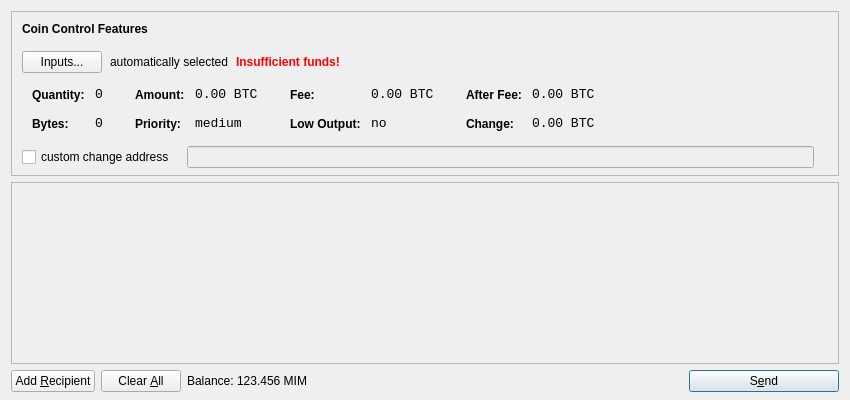
<?xml version="1.0" encoding="UTF-8"?>
<ui version="4.0">
 <class>SendCoinsDialog</class>
 <widget class="QDialog" name="SendCoinsDialog">
  <property name="geometry">
   <rect>
    <x>0</x>
    <y>0</y>
    <width>850</width>
    <height>400</height>
   </rect>
  </property>
  <property name="windowTitle">
   <string>Send Coins</string>
  </property>
  <layout class="QVBoxLayout" name="verticalLayout" stretch="0,1,0">
   <property name="bottomMargin">
    <number>8</number>
   </property>
   <item>
    <widget class="QFrame" name="frameCoinControl">
     <property name="sizePolicy">
      <sizepolicy hsizetype="Expanding" vsizetype="Expanding">
       <horstretch>0</horstretch>
       <verstretch>0</verstretch>
      </sizepolicy>
     </property>
     <property name="maximumSize">
      <size>
       <width>16777215</width>
       <height>16777215</height>
      </size>
     </property>
     <property name="frameShape">
      <enum>QFrame::StyledPanel</enum>
     </property>
     <property name="frameShadow">
      <enum>QFrame::Sunken</enum>
     </property>
     <layout class="QVBoxLayout" name="verticalLayoutCoinControl2">
      <property name="spacing">
       <number>-1</number>
      </property>
      <property name="leftMargin">
       <number>0</number>
      </property>
      <property name="topMargin">
       <number>0</number>
      </property>
      <property name="rightMargin">
       <number>0</number>
      </property>
      <property name="bottomMargin">
       <number>6</number>
      </property>
      <item>
       <layout class="QVBoxLayout" name="verticalLayoutCoinControl" stretch="0,0,0,0,1">
        <property name="spacing">
         <number>0</number>
        </property>
        <property name="leftMargin">
         <number>10</number>
        </property>
        <property name="topMargin">
         <number>10</number>
        </property>
        <item>
         <layout class="QHBoxLayout" name="horizontalLayoutCoinControl1">
          <property name="bottomMargin">
           <number>15</number>
          </property>
          <item>
           <widget class="QLabel" name="labelCoinControlFeatures">
            <property name="sizePolicy">
             <sizepolicy hsizetype="Preferred" vsizetype="Maximum">
              <horstretch>0</horstretch>
              <verstretch>0</verstretch>
             </sizepolicy>
            </property>
            <property name="font">
             <font>
              <weight>75</weight>
              <bold>true</bold>
             </font>
            </property>
            <property name="styleSheet">
             <string notr="true">font-weight:bold;</string>
            </property>
            <property name="text">
             <string>Coin Control Features</string>
            </property>
           </widget>
          </item>
         </layout>
        </item>
        <item>
         <layout class="QHBoxLayout" name="horizontalLayoutCoinControl2" stretch="0,0,0,0">
          <property name="spacing">
           <number>8</number>
          </property>
          <property name="bottomMargin">
           <number>10</number>
          </property>
          <item>
           <widget class="QPushButton" name="pushButtonCoinControl">
            <property name="styleSheet">
             <string notr="true"/>
            </property>
            <property name="text">
             <string>Inputs...</string>
            </property>
           </widget>
          </item>
          <item>
           <widget class="QLabel" name="labelCoinControlAutomaticallySelected">
            <property name="text">
             <string>automatically selected</string>
            </property>
            <property name="margin">
             <number>5</number>
            </property>
           </widget>
          </item>
          <item>
           <widget class="QLabel" name="labelCoinControlInsuffFunds">
            <property name="font">
             <font>
              <weight>75</weight>
              <bold>true</bold>
             </font>
            </property>
            <property name="styleSheet">
             <string notr="true">color:red;font-weight:bold;</string>
            </property>
            <property name="text">
             <string>Insufficient funds!</string>
            </property>
            <property name="margin">
             <number>5</number>
            </property>
           </widget>
          </item>
          <item>
           <spacer name="horizontalSpacerCoinControl">
            <property name="orientation">
             <enum>Qt::Horizontal</enum>
            </property>
            <property name="sizeHint" stdset="0">
             <size>
              <width>40</width>
              <height>1</height>
             </size>
            </property>
           </spacer>
          </item>
         </layout>
        </item>
        <item>
         <widget class="QWidget" name="widgetCoinControl" native="true">
          <property name="sizePolicy">
           <sizepolicy hsizetype="Preferred" vsizetype="Preferred">
            <horstretch>0</horstretch>
            <verstretch>0</verstretch>
           </sizepolicy>
          </property>
          <property name="minimumSize">
           <size>
            <width>0</width>
            <height>0</height>
           </size>
          </property>
          <property name="styleSheet">
           <string notr="true"/>
          </property>
          <layout class="QHBoxLayout" name="horizontalLayoutCoinControl5">
           <property name="margin">
            <number>0</number>
           </property>
           <item>
            <layout class="QHBoxLayout" name="horizontalLayoutCoinControl3" stretch="0,0,0,1">
             <property name="spacing">
              <number>20</number>
             </property>
             <property name="topMargin">
              <number>0</number>
             </property>
             <property name="bottomMargin">
              <number>10</number>
             </property>
             <item>
              <layout class="QFormLayout" name="formLayoutCoinControl1">
               <property name="horizontalSpacing">
                <number>10</number>
               </property>
               <property name="verticalSpacing">
                <number>14</number>
               </property>
               <property name="leftMargin">
                <number>10</number>
               </property>
               <property name="topMargin">
                <number>4</number>
               </property>
               <property name="rightMargin">
                <number>6</number>
               </property>
               <item row="0" column="0">
                <widget class="QLabel" name="labelCoinControlQuantityText">
                 <property name="styleSheet">
                  <string notr="true">font-weight:bold;</string>
                 </property>
                 <property name="text">
                  <string>Quantity:</string>
                 </property>
                 <property name="margin">
                  <number>0</number>
                 </property>
                </widget>
               </item>
               <item row="0" column="1">
                <widget class="QLabel" name="labelCoinControlQuantity">
                 <property name="font">
                  <font>
                   <family>Monospace</family>
                   <pointsize>10</pointsize>
                  </font>
                 </property>
                 <property name="cursor">
                  <cursorShape>IBeamCursor</cursorShape>
                 </property>
                 <property name="contextMenuPolicy">
                  <enum>Qt::ActionsContextMenu</enum>
                 </property>
                 <property name="text">
                  <string notr="true">0</string>
                 </property>
                 <property name="margin">
                  <number>0</number>
                 </property>
                 <property name="textInteractionFlags">
                  <set>Qt::LinksAccessibleByMouse|Qt::TextSelectableByKeyboard|Qt::TextSelectableByMouse</set>
                 </property>
                </widget>
               </item>
               <item row="1" column="0">
                <widget class="QLabel" name="labelCoinControlBytesText">
                 <property name="styleSheet">
                  <string notr="true">font-weight:bold;</string>
                 </property>
                 <property name="text">
                  <string>Bytes:</string>
                 </property>
                </widget>
               </item>
               <item row="1" column="1">
                <widget class="QLabel" name="labelCoinControlBytes">
                 <property name="font">
                  <font>
                   <family>Monospace</family>
                   <pointsize>10</pointsize>
                  </font>
                 </property>
                 <property name="cursor">
                  <cursorShape>IBeamCursor</cursorShape>
                 </property>
                 <property name="contextMenuPolicy">
                  <enum>Qt::ActionsContextMenu</enum>
                 </property>
                 <property name="text">
                  <string notr="true">0</string>
                 </property>
                 <property name="textInteractionFlags">
                  <set>Qt::LinksAccessibleByMouse|Qt::TextSelectableByKeyboard|Qt::TextSelectableByMouse</set>
                 </property>
                </widget>
               </item>
              </layout>
             </item>
             <item>
              <layout class="QFormLayout" name="formLayoutCoinControl2">
               <property name="horizontalSpacing">
                <number>10</number>
               </property>
               <property name="verticalSpacing">
                <number>14</number>
               </property>
               <property name="leftMargin">
                <number>6</number>
               </property>
               <property name="topMargin">
                <number>4</number>
               </property>
               <property name="rightMargin">
                <number>6</number>
               </property>
               <item row="0" column="0">
                <widget class="QLabel" name="labelCoinControlAmountText">
                 <property name="styleSheet">
                  <string notr="true">font-weight:bold;</string>
                 </property>
                 <property name="text">
                  <string>Amount:</string>
                 </property>
                 <property name="margin">
                  <number>0</number>
                 </property>
                </widget>
               </item>
               <item row="0" column="1">
                <widget class="QLabel" name="labelCoinControlAmount">
                 <property name="font">
                  <font>
                   <family>Monospace</family>
                   <pointsize>10</pointsize>
                  </font>
                 </property>
                 <property name="cursor">
                  <cursorShape>IBeamCursor</cursorShape>
                 </property>
                 <property name="contextMenuPolicy">
                  <enum>Qt::ActionsContextMenu</enum>
                 </property>
                 <property name="text">
                  <string notr="true">0.00 BTC</string>
                 </property>
                 <property name="textInteractionFlags">
                  <set>Qt::LinksAccessibleByMouse|Qt::TextSelectableByKeyboard|Qt::TextSelectableByMouse</set>
                 </property>
                </widget>
               </item>
               <item row="1" column="0">
                <widget class="QLabel" name="labelCoinControlPriorityText">
                 <property name="styleSheet">
                  <string notr="true">font-weight:bold;</string>
                 </property>
                 <property name="text">
                  <string>Priority:</string>
                 </property>
                </widget>
               </item>
               <item row="1" column="1">
                <widget class="QLabel" name="labelCoinControlPriority">
                 <property name="font">
                  <font>
                   <family>Monospace</family>
                   <pointsize>10</pointsize>
                  </font>
                 </property>
                 <property name="cursor">
                  <cursorShape>IBeamCursor</cursorShape>
                 </property>
                 <property name="contextMenuPolicy">
                  <enum>Qt::ActionsContextMenu</enum>
                 </property>
                 <property name="text">
                  <string>medium</string>
                 </property>
                 <property name="textInteractionFlags">
                  <set>Qt::LinksAccessibleByMouse|Qt::TextSelectableByKeyboard|Qt::TextSelectableByMouse</set>
                 </property>
                </widget>
               </item>
              </layout>
             </item>
             <item>
              <layout class="QFormLayout" name="formLayoutCoinControl3">
               <property name="horizontalSpacing">
                <number>10</number>
               </property>
               <property name="verticalSpacing">
                <number>14</number>
               </property>
               <property name="leftMargin">
                <number>6</number>
               </property>
               <property name="topMargin">
                <number>4</number>
               </property>
               <property name="rightMargin">
                <number>6</number>
               </property>
               <item row="0" column="0">
                <widget class="QLabel" name="labelCoinControlFeeText">
                 <property name="styleSheet">
                  <string notr="true">font-weight:bold;</string>
                 </property>
                 <property name="text">
                  <string>Fee:</string>
                 </property>
                 <property name="margin">
                  <number>0</number>
                 </property>
                </widget>
               </item>
               <item row="0" column="1">
                <widget class="QLabel" name="labelCoinControlFee">
                 <property name="font">
                  <font>
                   <family>Monospace</family>
                   <pointsize>10</pointsize>
                  </font>
                 </property>
                 <property name="cursor">
                  <cursorShape>IBeamCursor</cursorShape>
                 </property>
                 <property name="contextMenuPolicy">
                  <enum>Qt::ActionsContextMenu</enum>
                 </property>
                 <property name="text">
                  <string notr="true">0.00 BTC</string>
                 </property>
                 <property name="textInteractionFlags">
                  <set>Qt::LinksAccessibleByMouse|Qt::TextSelectableByKeyboard|Qt::TextSelectableByMouse</set>
                 </property>
                </widget>
               </item>
               <item row="1" column="0">
                <widget class="QLabel" name="labelCoinControlLowOutputText">
                 <property name="styleSheet">
                  <string notr="true">font-weight:bold;</string>
                 </property>
                 <property name="text">
                  <string>Low Output:</string>
                 </property>
                </widget>
               </item>
               <item row="1" column="1">
                <widget class="QLabel" name="labelCoinControlLowOutput">
                 <property name="font">
                  <font>
                   <family>Monospace</family>
                   <pointsize>10</pointsize>
                  </font>
                 </property>
                 <property name="cursor">
                  <cursorShape>IBeamCursor</cursorShape>
                 </property>
                 <property name="contextMenuPolicy">
                  <enum>Qt::ActionsContextMenu</enum>
                 </property>
                 <property name="text">
                  <string>no</string>
                 </property>
                 <property name="textInteractionFlags">
                  <set>Qt::LinksAccessibleByMouse|Qt::TextSelectableByKeyboard|Qt::TextSelectableByMouse</set>
                 </property>
                </widget>
               </item>
              </layout>
             </item>
             <item>
              <layout class="QFormLayout" name="formLayoutCoinControl4">
               <property name="horizontalSpacing">
                <number>10</number>
               </property>
               <property name="verticalSpacing">
                <number>14</number>
               </property>
               <property name="leftMargin">
                <number>6</number>
               </property>
               <property name="topMargin">
                <number>4</number>
               </property>
               <property name="rightMargin">
                <number>6</number>
               </property>
               <item row="0" column="0">
                <widget class="QLabel" name="labelCoinControlAfterFeeText">
                 <property name="styleSheet">
                  <string notr="true">font-weight:bold;</string>
                 </property>
                 <property name="text">
                  <string>After Fee:</string>
                 </property>
                 <property name="margin">
                  <number>0</number>
                 </property>
                </widget>
               </item>
               <item row="0" column="1">
                <widget class="QLabel" name="labelCoinControlAfterFee">
                 <property name="font">
                  <font>
                   <family>Monospace</family>
                   <pointsize>10</pointsize>
                  </font>
                 </property>
                 <property name="cursor">
                  <cursorShape>IBeamCursor</cursorShape>
                 </property>
                 <property name="contextMenuPolicy">
                  <enum>Qt::ActionsContextMenu</enum>
                 </property>
                 <property name="text">
                  <string notr="true">0.00 BTC</string>
                 </property>
                 <property name="textInteractionFlags">
                  <set>Qt::LinksAccessibleByMouse|Qt::TextSelectableByKeyboard|Qt::TextSelectableByMouse</set>
                 </property>
                </widget>
               </item>
               <item row="1" column="0">
                <widget class="QLabel" name="labelCoinControlChangeText">
                 <property name="styleSheet">
                  <string notr="true">font-weight:bold;</string>
                 </property>
                 <property name="text">
                  <string>Change:</string>
                 </property>
                </widget>
               </item>
               <item row="1" column="1">
                <widget class="QLabel" name="labelCoinControlChange">
                 <property name="font">
                  <font>
                   <family>Monospace</family>
                   <pointsize>10</pointsize>
                  </font>
                 </property>
                 <property name="cursor">
                  <cursorShape>IBeamCursor</cursorShape>
                 </property>
                 <property name="contextMenuPolicy">
                  <enum>Qt::ActionsContextMenu</enum>
                 </property>
                 <property name="text">
                  <string notr="true">0.00 BTC</string>
                 </property>
                 <property name="textInteractionFlags">
                  <set>Qt::LinksAccessibleByMouse|Qt::TextSelectableByKeyboard|Qt::TextSelectableByMouse</set>
                 </property>
                </widget>
               </item>
              </layout>
             </item>
            </layout>
           </item>
          </layout>
         </widget>
        </item>
        <item>
         <layout class="QHBoxLayout" name="horizontalLayoutCoinControl4" stretch="0,0,0">
          <property name="spacing">
           <number>12</number>
          </property>
          <property name="sizeConstraint">
           <enum>QLayout::SetDefaultConstraint</enum>
          </property>
          <property name="topMargin">
           <number>5</number>
          </property>
          <property name="rightMargin">
           <number>5</number>
          </property>
          <item>
           <widget class="QCheckBox" name="checkBoxCoinControlChange">
            <property name="text">
             <string>custom change address</string>
            </property>
           </widget>
          </item>
          <item>
           <widget class="QLineEdit" name="lineEditCoinControlChange">
            <property name="enabled">
             <bool>false</bool>
            </property>
            <property name="sizePolicy">
             <sizepolicy hsizetype="Expanding" vsizetype="Fixed">
              <horstretch>0</horstretch>
              <verstretch>0</verstretch>
             </sizepolicy>
            </property>
           </widget>
          </item>
          <item>
           <widget class="QLabel" name="labelCoinControlChangeLabel">
            <property name="sizePolicy">
             <sizepolicy hsizetype="Preferred" vsizetype="Expanding">
              <horstretch>0</horstretch>
              <verstretch>0</verstretch>
             </sizepolicy>
            </property>
            <property name="minimumSize">
             <size>
              <width>0</width>
              <height>0</height>
             </size>
            </property>
            <property name="text">
             <string/>
            </property>
            <property name="margin">
             <number>3</number>
            </property>
           </widget>
          </item>
         </layout>
        </item>
        <item>
         <spacer name="verticalSpacerCoinControl">
          <property name="orientation">
           <enum>Qt::Vertical</enum>
          </property>
          <property name="sizeHint" stdset="0">
           <size>
            <width>800</width>
            <height>1</height>
           </size>
          </property>
         </spacer>
        </item>
       </layout>
      </item>
     </layout>
    </widget>
   </item>
   <item>
    <widget class="QScrollArea" name="scrollArea">
     <property name="widgetResizable">
      <bool>true</bool>
     </property>
     <widget class="QWidget" name="scrollAreaWidgetContents">
      <property name="geometry">
       <rect>
        <x>0</x>
        <y>0</y>
        <width>830</width>
        <height>165</height>
       </rect>
      </property>
      <layout class="QVBoxLayout" name="verticalLayout_2">
       <property name="margin">
        <number>0</number>
       </property>
       <item>
        <layout class="QVBoxLayout" name="entries">
         <property name="spacing">
          <number>6</number>
         </property>
        </layout>
       </item>
       <item>
        <spacer name="verticalSpacer">
         <property name="orientation">
          <enum>Qt::Vertical</enum>
         </property>
         <property name="sizeHint" stdset="0">
          <size>
           <width>20</width>
           <height>40</height>
          </size>
         </property>
        </spacer>
       </item>
      </layout>
     </widget>
    </widget>
   </item>
   <item>
    <layout class="QHBoxLayout" name="horizontalLayout">
     <item>
      <widget class="QPushButton" name="addButton">
       <property name="toolTip">
        <string>Send to multiple recipients at once</string>
       </property>
       <property name="text">
        <string>Add &amp;Recipient</string>
       </property>
       <property name="icon">
        <iconset resource="../bitcoin.qrc">
         <normaloff>:/icons/add</normaloff>:/icons/add</iconset>
       </property>
       <property name="autoDefault">
        <bool>false</bool>
       </property>
      </widget>
     </item>
     <item>
      <widget class="QPushButton" name="clearButton">
       <property name="sizePolicy">
        <sizepolicy hsizetype="Minimum" vsizetype="Fixed">
         <horstretch>0</horstretch>
         <verstretch>0</verstretch>
        </sizepolicy>
       </property>
       <property name="toolTip">
        <string>Remove all transaction fields</string>
       </property>
       <property name="text">
        <string>Clear &amp;All</string>
       </property>
       <property name="icon">
        <iconset resource="../bitcoin.qrc">
         <normaloff>:/icons/remove</normaloff>:/icons/remove</iconset>
       </property>
       <property name="autoRepeatDelay">
        <number>300</number>
       </property>
       <property name="autoDefault">
        <bool>false</bool>
       </property>
      </widget>
     </item>
     <item>
      <layout class="QHBoxLayout" name="horizontalLayout_2">
       <property name="spacing">
        <number>3</number>
       </property>
       <item>
        <widget class="QLabel" name="label">
         <property name="text">
          <string>Balance:</string>
         </property>
        </widget>
       </item>
       <item>
        <widget class="QLabel" name="labelBalance">
         <property name="cursor">
          <cursorShape>IBeamCursor</cursorShape>
         </property>
         <property name="text">
          <string>123.456 MIM</string>
         </property>
         <property name="textInteractionFlags">
          <set>Qt::LinksAccessibleByMouse|Qt::TextSelectableByKeyboard|Qt::TextSelectableByMouse</set>
         </property>
        </widget>
       </item>
      </layout>
     </item>
     <item>
      <spacer name="horizontalSpacer">
       <property name="orientation">
        <enum>Qt::Horizontal</enum>
       </property>
       <property name="sizeHint" stdset="0">
        <size>
         <width>40</width>
         <height>20</height>
        </size>
       </property>
      </spacer>
     </item>
     <item>
      <widget class="QPushButton" name="sendButton">
       <property name="minimumSize">
        <size>
         <width>150</width>
         <height>0</height>
        </size>
       </property>
       <property name="toolTip">
        <string>Confirm the send action</string>
       </property>
       <property name="text">
        <string>S&amp;end</string>
       </property>
       <property name="icon">
        <iconset resource="../bitcoin.qrc">
         <normaloff>:/icons/send</normaloff>:/icons/send</iconset>
       </property>
       <property name="default">
        <bool>true</bool>
       </property>
      </widget>
     </item>
    </layout>
   </item>
  </layout>
 </widget>
 <resources>
  <include location="../bitcoin.qrc"/>
 </resources>
 <connections/>
</ui>
